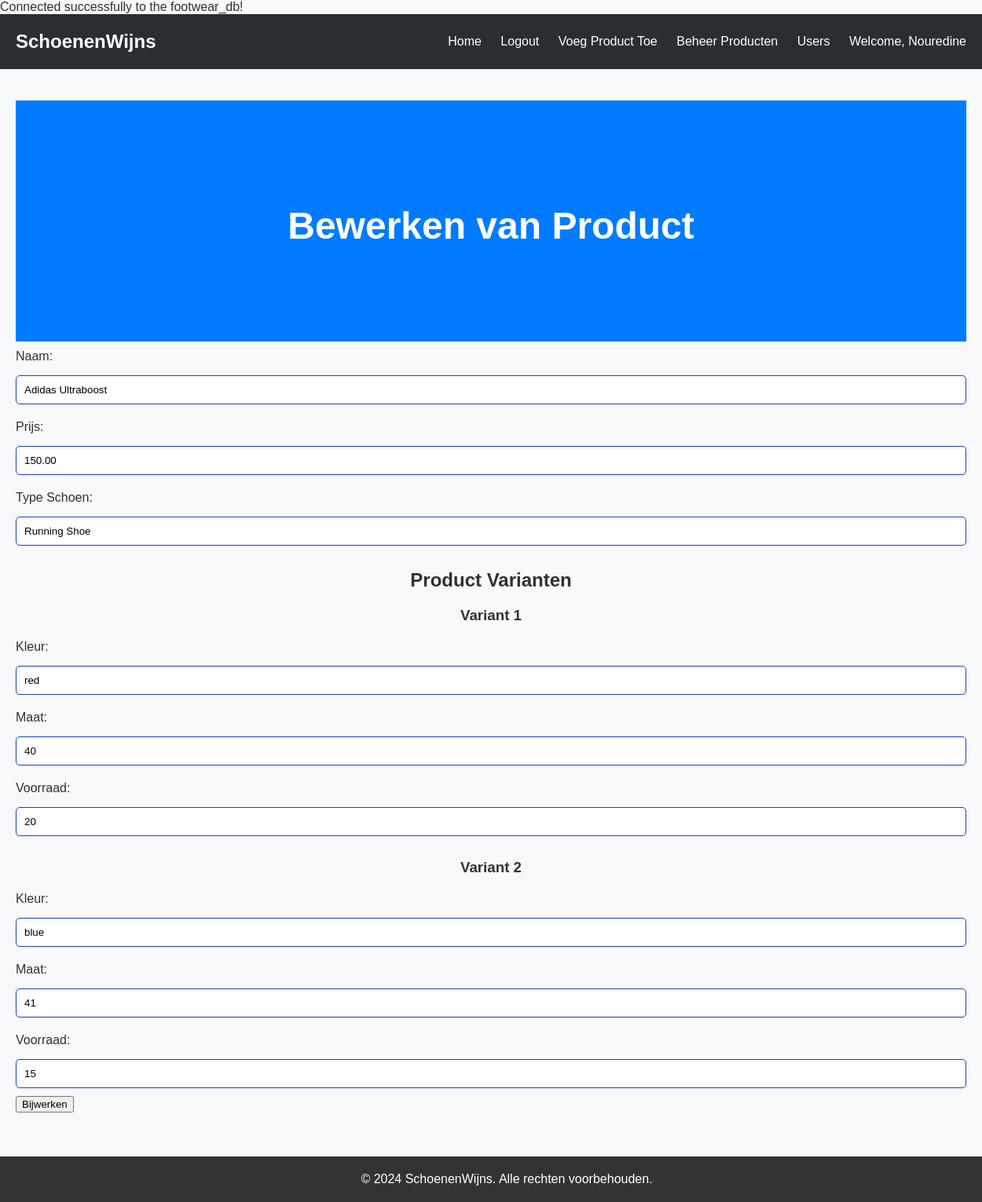
The app's page /footwear/edit_product.php?artikelnr=2 (signed in) with its own data.
### tables this page shows
CREATE TABLE `products` (
  `artikelnr` int(11) NOT NULL,
  `naam` varchar(100) DEFAULT NULL,
  `prijs` decimal(10,2) DEFAULT NULL,
  `type_of_shoe` varchar(50) DEFAULT NULL,
  `directory` varchar(255) DEFAULT NULL,
  `product_information` text DEFAULT NULL
);

CREATE TABLE `productvariant` (
  `artikelnr` int(11) NOT NULL,
  `variantnr` int(11) NOT NULL,
  `kleur` varchar(50) DEFAULT NULL,
  `maat` int(11) DEFAULT NULL,
  `stock` int(11) DEFAULT NULL,
  `bought_counter` int(11) DEFAULT NULL,
  `variant_directory` varchar(255) DEFAULT NULL
);

### footwear/edit_product.php (the view, shortened to what this page needs)
<?php
include 'connect.php';
if (isset($_GET['artikelnr'])) {
    $artikelnr = intval($_GET['artikelnr']);
    $sql_product = "SELECT * FROM Products WHERE artikelnr = ?";
    $stmt_product = $conn->prepare($sql_product);
    $stmt_product->bind_param("i", $artikelnr);
    $stmt_product->execute();
    $result_product = $stmt_product->get_result();
    $product = $result_product->fetch_assoc();
    $sql_variant = "SELECT * FROM ProductVariant WHERE artikelnr = ?";
    $stmt_variant = $conn->prepare($sql_variant);
    $stmt_variant->bind_param("i", $artikelnr);
    $stmt_variant->execute();
    $result_variant = $stmt_variant->get_result();
    $variants = $result_variant->fetch_all(MYSQLI_ASSOC);
}
?>
<!DOCTYPE html>
<html lang="en">
<head>
    <link rel="stylesheet" href="css/style.css">
</head>
<body>
<header>
    <div class="logo">SchoenenWijns</div>
    <nav>
        <ul>
            <li><a href="index.php">Home</a></li>
            <?php if (isset($_SESSION['user_id'])): ?>
                <li><a href="logout.php">Logout</a></li>
                <?php if ($_SESSION['user_type'] == 'admin'): ?>
                    <li><a href="add_product.php">Voeg Product Toe</a></li>
                    <li><a href="manage_products.php">Beheer Producten</a></li>
                    <li><a href="active_deactivate_show_users.php">Users</a></li>
                <?php endif; ?>
                <li><a href="#">Welcome, <?php echo $_SESSION['voornaam']; ?></a></li>
            <?php else: ?>
                <li><a href="login_register.php">Login/Register</a></li>
            <?php endif; ?>
        </ul>
    </nav>
</header>
<main>
    <div class="hero">
        <h1>Bewerken van Product</h1>
    </div>
    <div class="edit-product">
        <form method="POST">
            <label for="naam">Naam:</label>
            <input type="text" name="naam" id="naam" value="<?php echo htmlspecialchars($product['naam']); ?>" required>
            <label for="prijs">Prijs:</label>
            <input type="number" step="0.01" name="prijs" id="prijs" value="<?php echo htmlspecialchars($product['prijs']); ?>" required>
            <label for="type_of_shoe">Type Schoen:</label>
            <input type="text" name="type_of_shoe" id="type_of_shoe" value="<?php echo htmlspecialchars($product['type_of_shoe']); ?>" required>
            <h2>Product Varianten</h2>
            <?php foreach ($variants as $variant): ?>
                <div class="variant">
                    <h3>Variant <?php echo htmlspecialchars($variant['variantnr']); ?></h3>
                    <label for="kleur_<?php echo $variant['variantnr']; ?>">Kleur:</label>
                    <input type="text" name="variant[<?php echo $variant['variantnr']; ?>][kleur]" id="kleur_<?php echo $variant['variantnr']; ?>" value="<?php echo htmlspecialchars($variant['kleur']); ?>" required>
                    <label for="maat_<?php echo $variant['variantnr']; ?>">Maat:</label>
                    <input type="number" name="variant[<?php echo $variant['variantnr']; ?>][maat]" id="maat_<?php echo $variant['variantnr']; ?>" value="<?php echo htmlspecialchars($variant['maat']); ?>" required>
                    <label for="stock_<?php echo $variant['variantnr']; ?>">Voorraad:</label>
                    <input type="number" name="variant[<?php echo $variant['variantnr']; ?>][stock]" id="stock_<?php echo $variant['variantnr']; ?>" value="<?php echo htmlspecialchars($variant['stock']); ?>" required>
                </div>
            <?php endforeach; ?>
            <button type="submit">Bijwerken</button>
        </form>
    </div>
</main>
<footer>
    <p>&copy; 2024 SchoenenWijns. Alle rechten voorbehouden.</p>
</footer>
</body>
</html>

### footwear/css/style.css (style rules this page uses)
body { font-family: Arial, sans-serif; background-color: #f8f9fa; color: #353030; margin: 0; padding: 0; }
header { background-color: #292e33; color: white; padding: 10px 20px; display: flex; justify-content: space-between; align-items: center; }
.logo { font-size: 24px; font-weight: bold; }
nav ul { list-style: none; padding: 0; }
nav ul li { display: inline; margin-left: 20px; }
nav ul li a { color: white; text-decoration: none; }
main { padding: 40px 20px; }
.hero { background-color: #007bff; color: white; text-align: center; padding: 100px 20px; }
.hero h1 { font-size: 3em; margin-bottom: 20px; }
h2, h3 { text-align: center; margin-bottom: 20px; }
input[type="text"], input[type="email"], input[type="password"], input[type="number"] { width: 100%; padding: 10px; margin: 10px 0; border: 1px solid #193ecf; border-radius: 5px; transition: border-color 0.3s; }
footer { background-color: #333; color: white; text-align: center; padding: 20px; position: relative; bottom: 0; width: 100%; }
footer p { margin: 0; }
h2 { text-align: center; margin-top: 20px; }
label { display: block; margin: 10px 0 5px; }

### records on screen
products: naam "Adidas Ultraboost", prijs "150.00", type_of_shoe "Running Shoe"
productvariant: variantnr "1", kleur "red", maat "40", stock "20"
productvariant: variantnr "2", kleur "blue", maat "41", stock "15"

### other values on screen
$_SESSION['voornaam'] "Nouredine"
